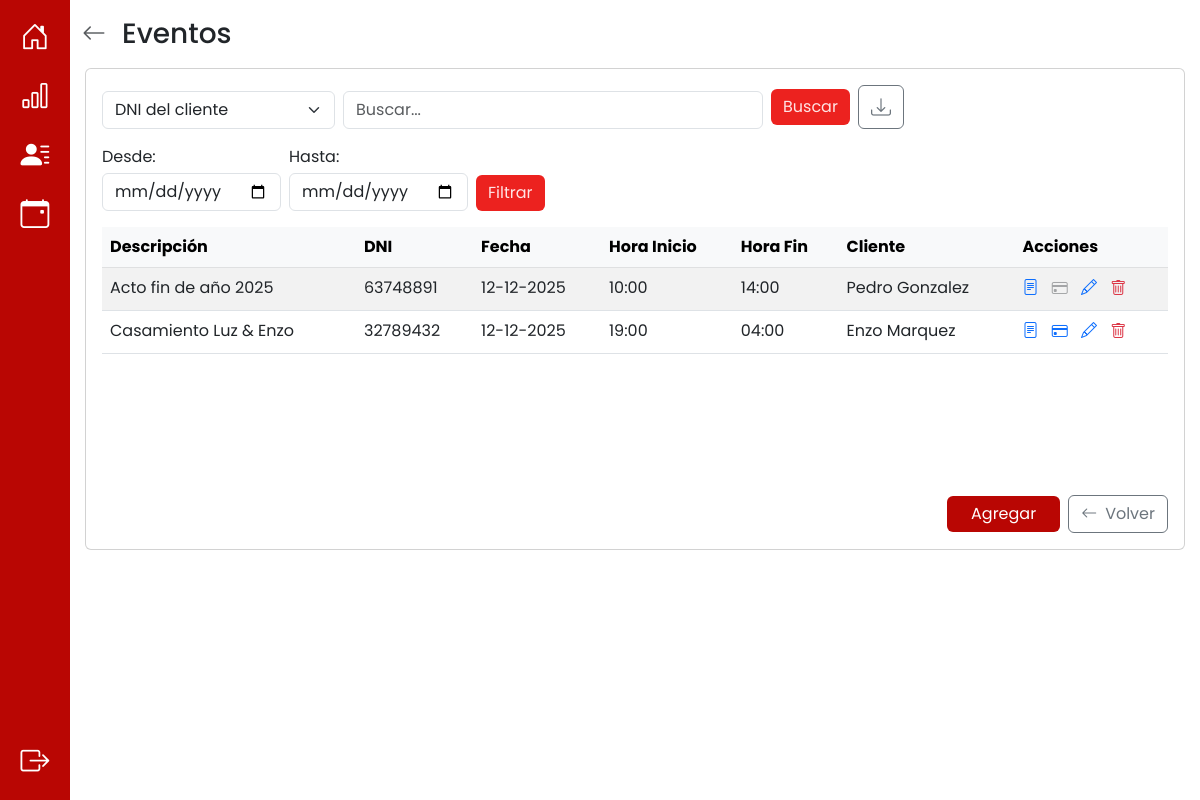
Screenshot of /eventos/ (signed in) with the database file from the repository.
### app/models.py (models this page shows, shortened)
class Evento(db.Model):
    __tablename__ = 'evento'
    id_evento = db.Column(db.Integer, primary_key=True, autoincrement=True)
    descripcion = db.Column(db.String(100))
    fecha_inicio = db.Column(db.DateTime, nullable=False)
    fecha_fin = db.Column(db.DateTime, nullable=False)
    observaciones = db.Column(db.String(100))
    monto_total = db.Column(db.Numeric(10, 2), nullable=False)
    adeuda = db.Column(db.Boolean, default=True) #esto se actualiza cuando todos los pagos == monto total
    nro_recibo = db.Column(db.Integer) #esto se actualiza cuando todos los pagos == monto total
    dni = db.Column(db.String(20), db.ForeignKey('cliente.dni'), nullable=False)
    id_responsable_apertura = db.Column(db.Integer, db.ForeignKey('responsable_llave.id_responsable'))
    id_responsable_cierre = db.Column(db.Integer, db.ForeignKey('responsable_llave.id_responsable'))
    usuario_creacion = db.Column(db.String(10), db.ForeignKey('cuenta.nombre_usuario'), nullable=False)
    cliente = db.relationship('Cliente', back_populates='eventos')
    responsable_apertura = db.relationship('ResponsableLlave', foreign_keys=[id_responsable_apertura], back_populates='eventos_apertura')
    responsable_cierre = db.relationship('ResponsableLlave', foreign_keys=[id_responsable_cierre], back_populates='eventos_cierre')
    usuario = db.relationship('Cuenta', back_populates='eventos')
    pagos = db.relationship('Pago', back_populates='evento', cascade="all, delete-orphan")
    auditorias_evento = db.relationship('AuditoriaEvento', back_populates='evento', cascade="all, delete-orphan")

class Cliente(db.Model):
    __tablename__ = 'cliente'
    dni = db.Column(db.String(20), primary_key=True)
    nombre = db.Column(db.String(20), nullable=False)
    apellido = db.Column(db.String(20), nullable=False)
    telefono = db.Column(db.String(15), nullable=False)
    institucion = db.Column(db.String(40), nullable=True)
    eventos = db.relationship('Evento', back_populates='cliente', cascade="all, delete-orphan")

### app/routes/eventos_routes.py (the view)
@eventos_bp.route("/", methods=["GET"])
def eventos():
    try:
        eventos = Evento.query.all()
        return render_template('eventos.html', eventos = eventos)
    except Exception as e:
        print(f"Error al cargar eventos: {str(e)}")
        return render_template("eventos.html", mensaje="Error al cargar eventos")

### app/models.py (called while the page is built)
    def es_administrador(self):
        return Administrador.query.filter_by(nombre_usuario=self.nombre_usuario).first() is not None

### app/templates/eventos.html (shortened to what this page needs)
{% extends 'base.html' %} {% block title %} Eventos {% endblock %} {% block
content %}
<div
  class="toast-container position-fixed top-0 end-0 p-3"
  style="z-index: 1100"
>
</div>
<div class="container py-3">
  <div class="d-flex align-items-center mb-3">
    <a
      href="{{ url_for('auth.inicio') }}"
      class="text-muted me-3"
      aria-label="Volver"
    >
      <i class="bi bi-arrow-left fs-4"></i>
    </a>
    <h3 class="m-0">Eventos</h3>
  </div>
  <div class="d-flex justify-content-center">
    <div class="card w-100" style="max-width: 1100px">
      <div class="card-body d-flex flex-column" style="min-height: 60vh">
        <div class="row mb-3">
          <div class="col-12">
            <form
              action="{{ url_for('eventos_bp.buscar_evento_campo') }}"
              method="POST"
              class="d-flex gap-2 align-items-end"
            >
              <div>
                <select name="campo" id="campo" class="form-select">
                  <option value="dni" selected>DNI del cliente</option>
                </select>
              </div>
              <div class="flex-grow-1" style="max-width: 420px">
                <input
                  type="search"
                  name="valor"
                  id="valor"
                  class="form-control"
                  placeholder="Buscar..."
                  aria-label="Buscar"
                  value="{{ valor if valor else '' }}"
                />
              </div>
              <div class="d-flex align-items-center">
                <button type="submit" class="btn btn-custom me-2">
                  Buscar
                </button>
                <button
                  type="button"
                  id="downloadPdfBtn"
                  class="btn btn-outline-secondary"
                  title="Descargar lista (PDF)"
                >
                  <i class="bi bi-download fs-5"></i>
                </button>
              </div>
            </form>
          </div>
        </div>
        <div class="row mb-3">
          <div class="col-12">
            <form
              action="{{ url_for('eventos_bp.rango_eventos_por_fecha') }}"
              method="GET"
              class="d-flex gap-2 align-items-end"
            >
              <div>
                <label class="form-label mb-1">Desde:</label>
                <input
                  type="date"
                  id="desde"
                  name="desde"
                  class="form-control"
                />
              </div>
              <div>
                <label class="form-label mb-1">Hasta:</label>
                <input
                  type="date"
                  id="hasta"
                  name="hasta"
                  class="form-control"
                />
              </div>
              <div class="align-self-end">
                <button type="submit" class="btn btn-custom">Filtrar</button>
              </div>
            </form>
          </div>
        </div>
        <div class="row flex-grow-1 mb-3">
          <div class="col-12">
            <div style="max-height: 50vh; overflow: auto">
              <table class="table table-striped table-hover mb-0">
                <thead
                  class="table-light position-sticky top-0"
                  style="z-index: 1"
                >
                  <tr>
                    <th>Descripción</th>
                    <th>DNI</th>
                    <th>Fecha</th>
                    <th>Hora Inicio</th>
                    <th>Hora Fin</th>
                    <th>Cliente</th>
                    <th>Acciones</th>
                  </tr>
                </thead>
                <tbody>
                  {% for evento in eventos %}
                  <tr>
                    <td>{{evento.descripcion}}</td>
                    <td class="td-dni">{{ evento.dni }}</td>
                    <td>
                      {{ evento.fecha_inicio.strftime('%d-%m-%Y') if
                      evento.fecha_inicio else 'N/A' }}
                    </td>
                    <td>
                      {{ evento.fecha_inicio.strftime('%H:%M') if
                      evento.fecha_inicio else 'N/A' }}
                    </td>
                    <td>
                      {{ evento.fecha_fin.strftime('%H:%M') if evento.fecha_fin
                      else 'N/A' }}
                    </td>
                    <td>
                      {{ evento.cliente.nombre }} {{ evento.cliente.apellido }}
                    </td>
                    <td class="acciones">
                      <a
                        href="{{ url_for('eventos_bp.detalles_evento', id_evento=evento.id_evento) }}"
                        class="me-2"
                        title="Ver detalles"
                        ><i class="bi bi-file-text"></i
                      ></a>
                      {% if current_user.es_administrador() %}
                      {% set deuda = evento.monto_total - (evento.pagos |
                      map(attribute='monto_pago') | sum) %} {% if evento.adeuda
                      and deuda > 0 %}
                      <button
                        type="button"
                        class="me-2 btn btn-link p-0 openAddPaymentBtn"
                        title="Agregar pago"
                        data-action="{{ url_for('ingresos.agregar_pago', id_evento=evento.id_evento) }}"
                        data-id="{{ evento.id_evento }}"
                        data-descripcion="{{ evento.descripcion | e }}"
                        data-monto="{{ evento.monto_total }}"
                        data-monto-deuda="{{ deuda }}"
                        data-adeuda="{{ '1' if evento.adeuda else '0' }}"
                        data-cliente-nombre="{{ evento.cliente.nombre if evento.cliente is defined else '' }}"
                        data-cliente-apellido="{{ evento.cliente.apellido if evento.cliente is defined else '' }}"
                        data-cliente-dni="{{ evento.cliente.dni if evento.cliente is defined else '' }}"
                        data-responsable-nombre="{{ evento.responsable_apertura.nombre if evento.responsable_apertura is defined else '' }}"
                        data-responsable-apellido="{{ evento.responsable_apertura.apellido if evento.responsable_apertura is defined else '' }}"
                      >
                        <i class="bi bi-credit-card"></i>
                      </button>
                      {% else %}
                      <button
                        type="button"
                        class="me-2 btn btn-link p-0"
                        title="Pago completo"
                        disabled
                        style="opacity: 0.5; cursor: not-allowed"
                      >
                        <i class="bi bi-credit-card text-muted"></i>
                      </button>
                      {% endif %}
                      <a
                        href="{{ url_for('eventos_bp.editar_evento', id_evento=evento.id_evento) }}"
                        class="me-2"
                        title="Editar evento"
                        ><i class="bi bi-pencil"></i
                      ></a>
                      <form
                        action="{{ url_for('eventos_bp.eliminar_evento', id_evento=evento.id_evento) }}"
                        method="POST"
                        style="display: inline"
                      >
                        <button
                          type="submit"
                          class="btn btn-link p-0 text-danger"
                          title="Eliminar evento"
                          onclick="return confirm('¿Seguro que querés eliminar este evento?')"
                        >
                          <i class="bi bi-trash"></i>
                        </button>
                      </form>
                      {% endif %}
                    </td>
                  </tr>
                  {% else %}
                  <tr>
                    <td colspan="7" class="text-center py-4">
                      No hay eventos cargados
                    </td>
                  </tr>
                  {% endfor %}
                </tbody>
              </table>
            </div>
          </div>
        </div>
        <div class="row">
          <div class="col-md-8 d-flex flex-column justify-content-center">
          </div>
          <div
            class="col-md-4 d-flex justify-content-end align-items-center gap-2"
          >
            <a
              href="{{ url_for('eventos_bp.agregar_evento') }}"
              class="btn px-4"
              style="background-color: #b90603; color: white; border: none"
            >
              Agregar
            </a>
            <a
              href="{{ url_for('auth.inicio') }}"
              class="btn btn-outline-secondary"
            >
              <i class="bi bi-arrow-left me-2"></i>Volver
            </a>
          </div>
        </div>
      </div>
    </div>
  </div>
</div>
{% endblock %}

### app/templates/base.html (shortened to what this page needs)
<!DOCTYPE html>
<html>
  <head>
    <link
      href="https://cdn.jsdelivr.net/npm/bootstrap@5.3.0/dist/css/bootstrap.min.css"
      rel="stylesheet"
    />
    <link
      href="https://cdn.jsdelivr.net/npm/bootstrap-icons@1.11.3/font/bootstrap-icons.css"
      rel="stylesheet"
    />
    <link
      rel="stylesheet"
      href="{{ url_for('static', filename='css/style.css') }}"
    />
    {% block extra_head %}
    <link
      href="https://cdn.jsdelivr.net/npm/fullcalendar@6.1.8/index.global.min.css"
      rel="stylesheet"
    />
    <link
      href="{{ url_for('static', filename='css/calendar.css') }}"
      rel="stylesheet"
    />
    {% endblock %} {% block styles %}{% endblock %}
  </head>
  <body>
    <div class="layout-with-sidebar">
      <nav class="sidebar bg-pry p-3" aria-label="Barra lateral">
        <ul class="nav flex-column align-items-center h-100" style="gap: 1rem">
          <li
            class="nav-item {% if active_page == 'inicio' %}active-nav{% endif %}"
          >
            <a
              class="nav-link p-0"
              href="{{ url_for('auth.inicio') }}"
              title="Inicio"
            >
              <i
                class="bi bi-house-door {% if active_page == 'inicio' %}text-secondary{% else %}text-white{% endif %}"
                style="font-size: 1.8rem"
              >
              </i>
            </a>
          </li>
          {% if current_user.es_administrador() %}
          <li
            class="nav-item {% if active_page == 'ingresos' %}active-nav{% endif %}"
          >
            <a
              class="nav-link p-0"
              href="{{ url_for('ingresos.ingresos') }}"
              title="Ingresos"
            >
              <i
                class="bi bi-bar-chart {% if active_page == 'ingresos' %}text-secondary{% else %}text-white{% endif %}"
                style="font-size: 1.8rem"
              >
              </i>
            </a>
          </li>
          <li
            class="nav-item {% if active_page == 'cuentas' %}active-nav{% endif %}"
          >
            <a
              class="nav-link p-0"
              href="{{ url_for('cuentas.cuentas') }}"
              title="Cuentas"
            >
              <i
                class="bi bi-person-lines-fill {% if active_page == 'cuentas' %}text-secondary{% else %}text-white{% endif %}"
                style="font-size: 1.8rem"
              >
              </i>
            </a>
          </li>
          {% endif %}
          <li
            class="nav-item {% if active_page == 'eventos' %}active-nav{% endif %}"
          >
            <a
              class="nav-link p-0"
              href="{{ url_for('eventos_bp.eventos') }}"
              title="Eventos"
            >
              <i
                class="bi bi-calendar-event {% if active_page == 'eventos' %}text-secondary{% else %}text-white{% endif %}"
                style="font-size: 1.8rem"
              ></i>
            </a>
          </li>
          <li class="nav-item mt-auto">
            <a
              class="nav-link p-0 text-white"
              href="{{ url_for('auth.salir') }}"
              title="Cerrar sesión"
            >
              <i
                class="bi bi-box-arrow-right text-white"
                style="font-size: 1.8rem"
              ></i>
            </a>
          </li>
        </ul>
      </nav>
      <main class="main-content flex-grow-1">
        {% block content %}{% endblock %}
      </main>
    </div>
  </body>
</html>

### app/static/css/style.css (style rules this page uses)
:root { --color-primario: #b90603; --color-hover: #ffe4e4; --color-btn: #ec221f; }
html, body { height: 100%; margin: 0; overflow-x: hidden; }
body { font-family: "Poppins", sans-serif; font-weight: 400; font-style: normal; margin: 0; padding: 0; }
.layout-with-sidebar { display: flex; align-items: stretch; min-height: 100vh; }
.sidebar { width: 70px; display: flex; flex-direction: column; align-items: center; padding-top: 1rem; padding-bottom: 1rem; height: auto; overflow-y: auto; }
.main-content { flex: 1; min-height: 0; background: transparent; padding: 0; }
.btn-custom { background-color: var(--color-btn); color: var(--color-hover); border: none; transition: background 0.2s; }
.bg-pry { background-color: var(--color-primario); }

### rows the page displays
Evento: descripcion "Acto fin de año 2025", dni "63748891", fecha_inicio "12-12-2025", fecha_inicio "10:00", fecha_fin "14:00", cliente.nombre "Pedro", cliente.apellido "Gonzalez", adeuda False (drawn)
Evento: descripcion "Casamiento Luz & Enzo", dni "32789432", fecha_inicio "12-12-2025", fecha_inicio "19:00", fecha_fin "04:00", cliente.nombre "Enzo", cliente.apellido "Marquez"
